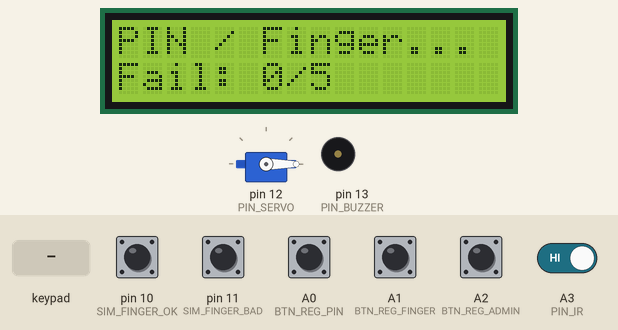
The sketch below on a simulated Arduino Uno, built with avr-gcc and run on an emulated ATmega328P. On the bench: 16×2 character LCD, servo, buzzer (waves = sounding). Inputs (shaded band) come from the test bench; at power-on: A0 (BTN_REG_PIN), A1 (BTN_REG_FINGER), A2 (BTN_REG_ADMIN), A3 (PIN_IR), pin 10 (SIM_FINGER_OK), pin 11 (SIM_FINGER_BAD) HIGH. EEPROM starts erased; what the sketch prints to the serial monitor is not drawn.

Above: at 1.3 s.
1.4 s: pin 10 (SIM_FINGER_OK) pulled LOW for 0.15 s
At 3.6 s:
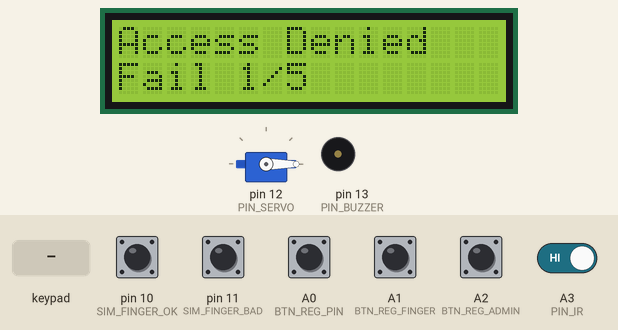
4.5 s: keypad keys 1 2 3 4 # pressed 0.4 s apart
At 7.5 s:
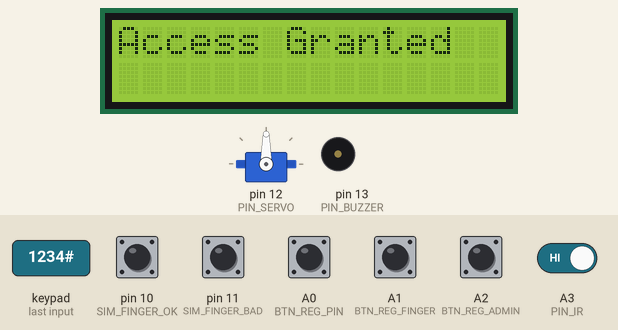
8.0 s: keypad keys 0 0 0 0 # pressed 0.4 s apart
13.0 s: key '1' pressed
16.0 s: key '#' pressed
At 16.8 s:
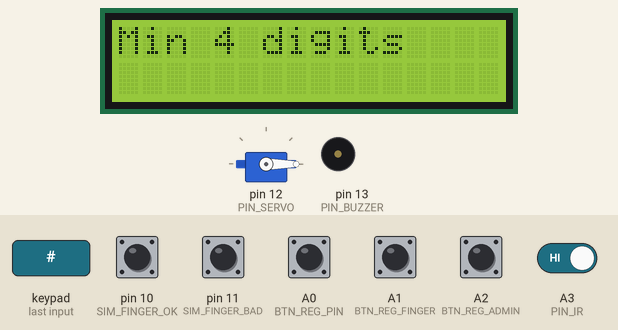
19.0 s: key 'D' pressed
At 19.5 s:
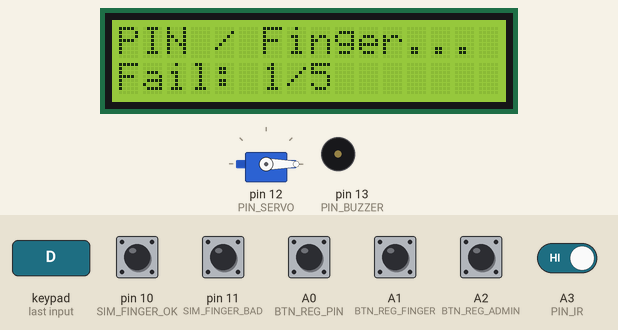
Timing chart, 0 to 21.5 s (numbered marks = the images above; inputs shaded):
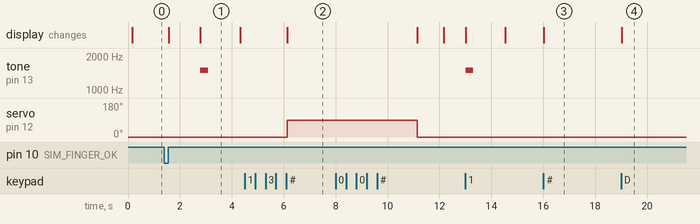

The sketch:

sketch.ino
```cpp
#include <Wire.h>
#include <LiquidCrystal_I2C.h>
#include <Keypad.h>
#include <Servo.h>
#include <EEPROM.h>

// ---------- Chân (theo Table I) ----------
#define PIN_SERVO       12
#define PIN_BUZZER      13
#define BTN_REG_PIN     A0
#define BTN_REG_FINGER  A1
#define BTN_REG_ADMIN   A2
#define PIN_IR          A3      // FC-51: LOW = có vật cản
#define SIM_FINGER_OK   10      // giả lập vân tay hợp lệ
#define SIM_FINGER_BAD  11      // giả lập vân tay lạ

// ---------- Tham số ----------
const int           MAX_FAILED = 5;
const unsigned long LOCKOUT_MS = 30000UL;
const unsigned long OPEN_MS    = 5000UL;

// ---------- Địa chỉ EEPROM ----------
#define EE_MAGIC   0
#define EE_USERPIN 1    // 9 byte
#define EE_ADMPIN  10   // 9 byte
#define EE_FINGERS 20

LiquidCrystal_I2C lcd(0x27, 16, 2);
Servo servo;

const byte ROWS = 4, COLS = 4;
char keys[ROWS][COLS] = {
  {'1','2','3','A'},
  {'4','5','6','B'},
  {'7','8','9','C'},
  {'*','0','#','D'}
};
byte rowPins[ROWS] = {2, 3, 4, 5};
byte colPins[COLS] = {6, 7, 8, 9};
Keypad keypad = Keypad(makeKeymap(keys), rowPins, colPins, ROWS, COLS);

String userPin, adminPin;
byte fingerCount = 0;
int  failedAttempts = 0;
bool locked = false;
unsigned long lockEnd = 0;
bool physicalEnabled = true;
byte pendingReg = 0;            // 1 = PIN, 2 = Finger (lệnh từ Blynk)

// ---------- EEPROM ----------
void writePin(int addr, const String &p) {
  for (int i = 0; i < 8; i++) EEPROM.update(addr + i, i < (int)p.length() ? p[i] : 0);
  EEPROM.update(addr + 8, 0);
}
String readPin(int addr) {
  String s = "";
  for (int i = 0; i < 8; i++) {
    char c = EEPROM.read(addr + i);
    if (c == 0) break;
    s += c;
  }
  return s;
}

// ---------- Tiện ích ----------
void beep(int ms) { tone(PIN_BUZZER, 1500, ms); }

void logEvent(const char *method, bool ok) {
  Serial.print(F("ESPLOG|"));
  Serial.print(method);
  Serial.print('|');
  Serial.println(ok ? F("Success") : F("Failed"));
}

void showIdle() {
  lcd.clear();
  lcd.print(F("PIN / Finger..."));
  lcd.setCursor(0, 1);
  lcd.print(F("Fail: "));
  lcd.print(failedAttempts);
  lcd.print('/');
  lcd.print(MAX_FAILED);
}

void msg(const char *l1, const char *l2, int waitMs) {
  lcd.clear();
  lcd.print(l1);
  lcd.setCursor(0, 1);
  lcd.print(l2);
  delay(waitMs);
}

void waitRelease(int pin) {
  delay(50);
  while (digitalRead(pin) == LOW) delay(10);
}

// Nhập PIN: # xác nhận, * xóa lùi, D hủy. Trả false nếu hủy/timeout
bool inputPin(const char *title, String &out, char first = 0) {
  out = "";
  unsigned long t = millis();
  lcd.clear();
  lcd.print(title);
  if (first) out += first;
  while (millis() - t < 15000UL) {
    lcd.setCursor(0, 1);
    lcd.print(F("                "));
    lcd.setCursor(0, 1);
    for (unsigned i = 0; i < out.length(); i++) lcd.print('*');

    char k = keypad.getKey();
    if (!k) continue;
    t = millis();
    if (k >= '0' && k <= '9') {
      if (out.length() < 8) out += k;
    } else if (k == '*') {
      if (out.length()) out.remove(out.length() - 1);
    } else if (k == 'D') {
      return false;
    } else if (k == '#') {
      if (out.length() >= 4) return true;
      msg("Min 4 digits", "", 800);
      lcd.clear();
      lcd.print(title);
    }
  }
  return false;
}

// ---------- Mở cửa thông minh ----------
void unlockDoor() {
  lcd.clear();
  lcd.print(F("Access Granted"));
  servo.write(90);
  delay(OPEN_MS);
  while (digitalRead(PIN_IR) == LOW) {          // có vật cản -> giữ cửa
    lcd.setCursor(0, 1);
    lcd.print(F("Waiting clear..."));
    delay(100);
  }
  servo.write(0);
  msg("Door Locked", "", 1000);
}

void handleAuth(const char *method, bool ok) {
  logEvent(method, ok);
  if (ok) {
    failedAttempts = 0;
    unlockDoor();
  } else {
    failedAttempts++;
    lcd.clear();
    lcd.print(F("Access Denied"));
    lcd.setCursor(0, 1);
    lcd.print(F("Fail "));
    lcd.print(failedAttempts);
    lcd.print('/');
    lcd.print(MAX_FAILED);
    beep(300);
    delay(1500);
    if (failedAttempts >= MAX_FAILED) {
      locked = true;
      lockEnd = millis() + LOCKOUT_MS;
    }
  }
  if (!locked) showIdle();
}

// ---------- Đăng ký ----------
bool adminAuth() {
  String p;
  if (!inputPin("Admin PIN:", p)) return false;
  if (p == adminPin) return true;
  msg("Wrong admin PIN", "", 1500);
  beep(300);
  return false;
}

void regPin() {
  String n;
  if (adminAuth() && inputPin("New PIN (4-8):", n)) {
    userPin = n;
    writePin(EE_USERPIN, n);
    logEvent("Reg_PIN", true);
    msg("PIN saved!", "", 1500);
  } else {
    logEvent("Reg_PIN", false);
    msg("Reg PIN failed", "", 1500);
  }
  Serial.println(F("BLYNK_OFF"));
  showIdle();
}

void regFinger() {
  bool ok = false;
  if (adminAuth()) {
    lcd.clear();
    lcd.print(F("Place finger..."));
    lcd.setCursor(0, 1);
    lcd.print(F("(btn Finger OK)"));
    unsigned long t = millis();
    while (millis() - t < 10000UL) {
      if (digitalRead(SIM_FINGER_OK) == LOW) {
        waitRelease(SIM_FINGER_OK);
        if (fingerCount < 10) {
          fingerCount++;
          EEPROM.update(EE_FINGERS, fingerCount);
        }
        ok = true;
        break;
      }
    }
  }
  logEvent("Reg_Finger", ok);
  msg(ok ? "Finger saved!" : "Reg Finger fail", "", 1500);
  Serial.println(F("BLYNK_OFF"));
  showIdle();
}

void changeAdmin() {
  String n;
  bool ok = adminAuth() && inputPin("New Admin PIN:", n);
  if (ok) {
    adminPin = n;
    writePin(EE_ADMPIN, n);
  }
  logEvent("Reg_Admin", ok);
  msg(ok ? "Admin PIN saved" : "Cancelled", "", 1500);
  showIdle();
}

// ---------- Nhận lệnh từ ESP ----------
void handleSerial() {
  static String buf;
  while (Serial.available()) {
    char c = Serial.read();
    if (c == '\n' || c == '\r') {
      buf.trim();
      if      (buf == "CMD-REG-PIN")    pendingReg = 1;
      else if (buf == "CMD-REG-FINGER") pendingReg = 2;
      else if (buf == "CMD-DISABLE")    physicalEnabled = false;
      else if (buf == "CMD-ENABLE")     physicalEnabled = true;
      buf = "";
    } else if (buf.length() < 32) {
      buf += c;
    }
  }
}

// ---------- setup / loop ----------
void setup() {
  Serial.begin(9600);
  pinMode(BTN_REG_PIN, INPUT_PULLUP);
  pinMode(BTN_REG_FINGER, INPUT_PULLUP);
  pinMode(BTN_REG_ADMIN, INPUT_PULLUP);
  pinMode(PIN_IR, INPUT_PULLUP);
  pinMode(SIM_FINGER_OK, INPUT_PULLUP);
  pinMode(SIM_FINGER_BAD, INPUT_PULLUP);
  pinMode(PIN_BUZZER, OUTPUT);

  lcd.init();
  lcd.backlight();
  servo.attach(PIN_SERVO);
  servo.write(0);

  if (EEPROM.read(EE_MAGIC) != 0xA5) {          // lần chạy đầu
    writePin(EE_USERPIN, "1234");
    writePin(EE_ADMPIN, "0000");
    EEPROM.update(EE_FINGERS, 0);
    EEPROM.update(EE_MAGIC, 0xA5);
  }
  userPin = readPin(EE_USERPIN);
  adminPin = readPin(EE_ADMPIN);
  fingerCount = EEPROM.read(EE_FINGERS);

  showIdle();
}

void loop() {
  handleSerial();

  // --- Đang bị khóa ---
  if (locked) {
    static unsigned long lastBeep = 0;
    if (millis() >= lockEnd) {
      locked = false;
      failedAttempts = 0;
      showIdle();
    } else if (millis() - lastBeep > 1000) {
      lastBeep = millis();
      beep(100);
      lcd.clear();
      lcd.print(F("SYSTEM LOCKED"));
      lcd.setCursor(0, 1);
      lcd.print((lockEnd - millis()) / 1000 + 1);
      lcd.print(F(" s left"));
    }
    return;
  }

  // --- Lệnh đăng ký từ xa (Blynk) ---
  if (pendingReg == 1) { pendingReg = 0; regPin();    return; }
  if (pendingReg == 2) { pendingReg = 0; regFinger(); return; }

  // --- Nút vật lý ---
  if (physicalEnabled) {
    if (digitalRead(BTN_REG_PIN) == LOW)    { waitRelease(BTN_REG_PIN);    regPin();      return; }
    if (digitalRead(BTN_REG_FINGER) == LOW) { waitRelease(BTN_REG_FINGER); regFinger();   return; }
    if (digitalRead(BTN_REG_ADMIN) == LOW)  { waitRelease(BTN_REG_ADMIN);  changeAdmin(); return; }
  }

  // --- Vân tay (giả lập) ---
  if (digitalRead(SIM_FINGER_OK) == LOW) {
    waitRelease(SIM_FINGER_OK);
    if (fingerCount > 0) handleAuth("Fingerprint", true);
    else { msg("No finger saved", "", 1200); handleAuth("Fingerprint", false); }
    return;
  }
  if (digitalRead(SIM_FINGER_BAD) == LOW) {
    waitRelease(SIM_FINGER_BAD);
    handleAuth("Fingerprint", false);
    return;
  }

  // --- Keypad: bấm số bất kỳ để bắt đầu nhập PIN ---
  char k = keypad.getKey();
  if (k >= '0' && k <= '9') {
    String pin;
    if (inputPin("Enter PIN:", pin, k)) handleAuth("Keypad", pin == userPin);
    else showIdle();
  }
}
```

Measured:
- after the input at 1.4 s, tone on pin 13 (PIN_BUZZER): silent → 1500 Hz after 1.4 s, → silent 0.30 s later; the display: first changes after 0.17 s (image 1 shows a later state)
- after the input at 4.5 s, servo on pin 12 (PIN_SERVO): 0° → 90° after 1.6 s; the display: changes after 1.6 s (image 2)
- after the input at 16.0 s, the display: changes at once (image 3)
- after the input at 19.0 s, the display: changes at once (image 4)
- what the display in image 1 shows lasts 1.5 s, from 2.8 s to 4.3 s
